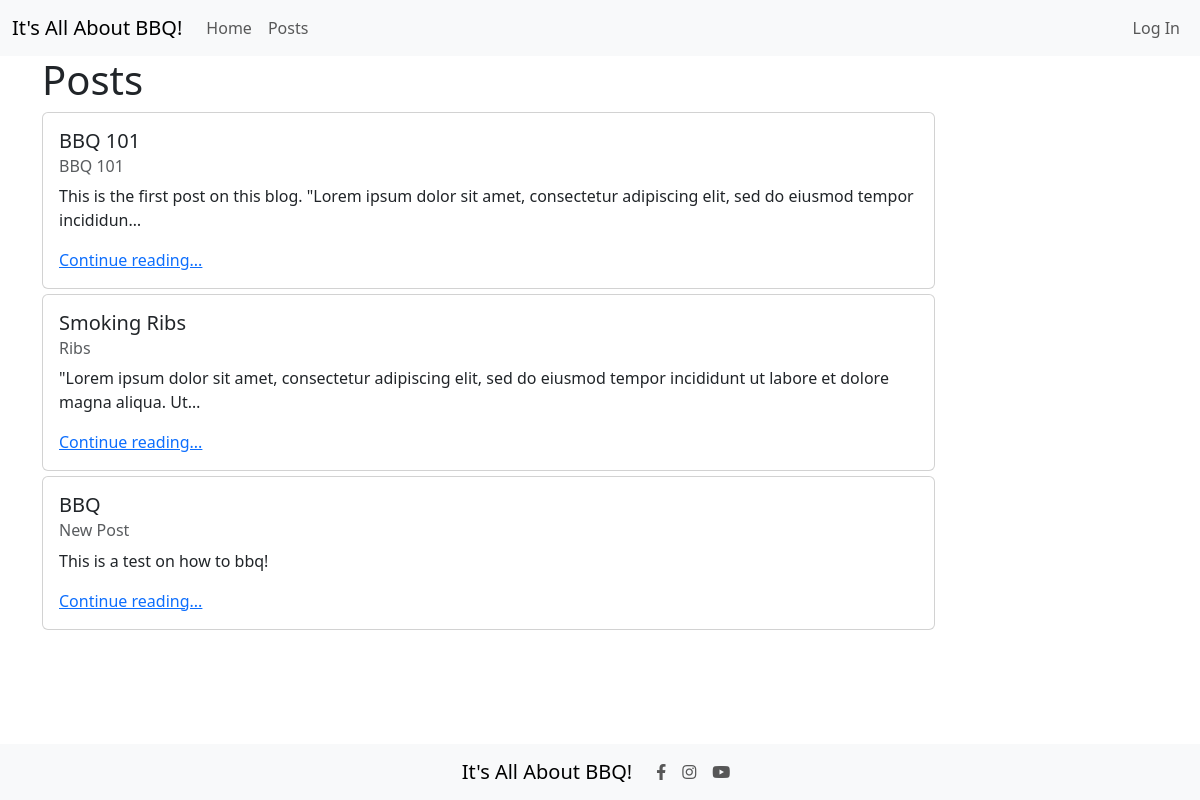
The app's page /posts/, older data.
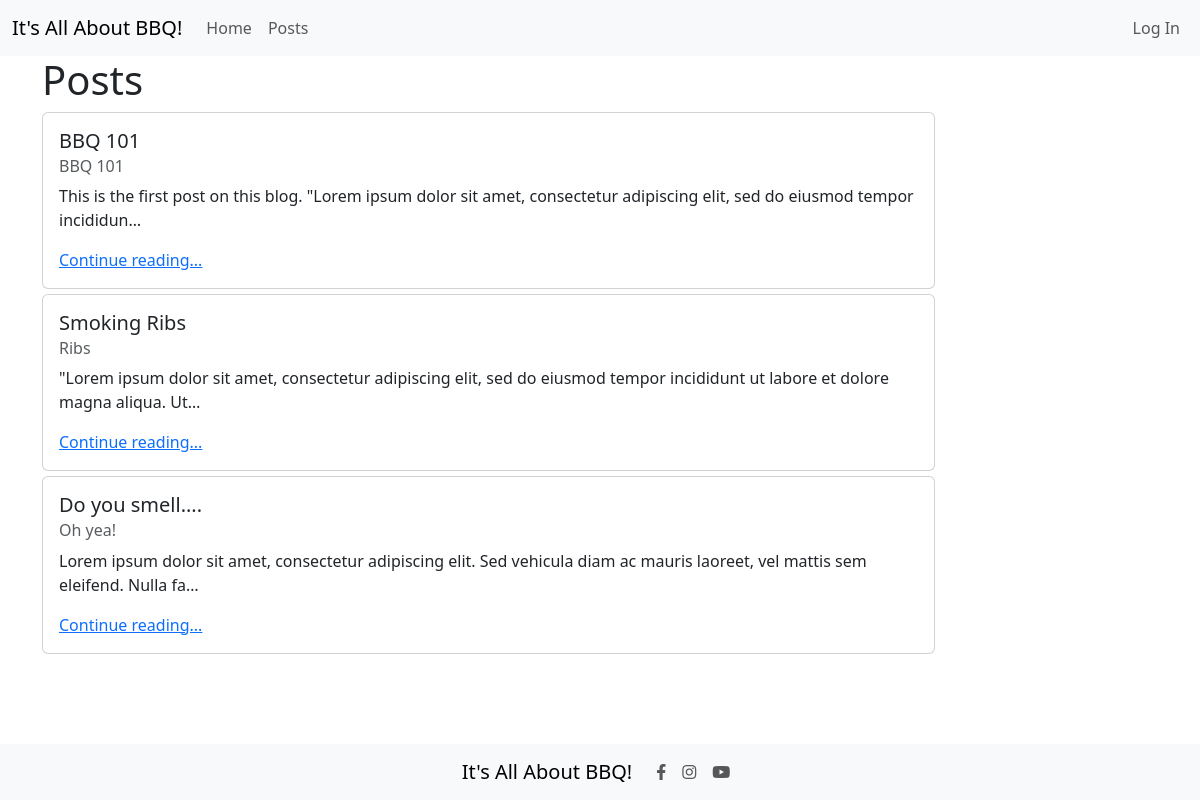
The same page, newer data.
### posts/models.py (models this page shows, shortened)
class Post(models.Model):
    title = models.CharField(max_length=128)
    subtitle = models.CharField(max_length=256)
    body = models.TextField()
    author = models.ForeignKey(
        get_user_model(),
        on_delete=models.CASCADE
    )
    created_on = models.DateTimeField(auto_now_add=True)

### posts/views.py (the view)
# urls.py: path("",views.PostListView.as_view(), name="list"),
class PostListView(ListView):
    template_name = "posts/list.html"
    model = Post

### templates/posts/list.html (shortened to what this page needs)
{% extends 'base.html' %}
{% block content %}
<h1>Posts</h1>
{% for post in post_list %}
<div class="card">
    <div class="card-body">
      <h5 class="card-title">{{ post.title }}</h5>
      <h6 class="card-subtitle mb-2 text-body-secondary">{{ post.subtitle }}</h6>
      <p class="card-text">{{ post.body|truncatechars:128 }}</p>
      <a href="{% url 'detail' post.id %}" class="card-link">Continue reading...</a>
    </div>
  </div>
  {% endfor %}
  {% endblock content %}

### templates/base.html (shortened to what this page needs)
{% load static %}
<!DOCTYPE html>
<html lang="en">
<head>
    <link href="https://cdn.jsdelivr.net/npm/bootstrap@5.3.2/dist/css/bootstrap.min.css" rel="stylesheet">
    <link rel="stylesheet" href="{% static 'css/base.css' %}">
    <link rel="stylesheet" href="https://cdnjs.cloudflare.com/ajax/libs/font-awesome/5.15.4/css/all.min.css">
</head>
<body class="d-flex flex-column min-vh-100">
    <nav class="navbar navbar-expand-lg bg-body-tertiary">
        <div class="container-fluid">
          <a class="navbar-brand" href="{% url 'home' %}">It's All About BBQ!</a>
          <div class="collapse navbar-collapse" id="navbarNavAltMarkup">
            <div class="navbar-nav">
              <a class="nav-link " href="{% url 'home' %}">Home</a>
              <a class="nav-link" href="{% url 'list' %}">Posts</a>
          </div>
          <div class="navbar-nav ms-auto">
              {% if user.is_authenticated %}
              <a class="nav-link" href="{% url 'password_change' %}">Password Change</a>
              <form method="POST" action="{% url 'logout' %}">
                {% csrf_token %}
                <input type="submit" value="Log Out" class="btn nav-link">
            </form>
            {% else %}
            <a class="nav-link" href="{% url 'login' %}">Log In</a>
            {% endif %}
          </div>
        </div>
      </nav>
      <div class="container flex-grow-1">
        {% block content %}{% endblock content %}
      </div>
    <footer class="navbar navbar-expand-lg bg-body-tertiary navbar-fixed-bottom">
        <div class="container-fluid justify-content-center">
            <a href="{% url 'home' %}" class="navbar-brand">It's All About BBQ!</a>
            <div class="navbar-nav">
                <a href="#" class="nav-link"><i class="fab fa-facebook-f"></i></a>
                <a href="#" class="nav-link"><i class="fab fa-instagram"></i></a>
                <a href="#" class="nav-link"><i class="fab fa-youtube"></i></a>
            </div>
        </div>
    </footer>
</body>
</html>

### static/css/base.css (style rules this page uses)
.card { width: 80%; margin-bottom: 5px; }

Row changes from the older to the newer data that the page shows:
removed Post: title "BBQ", subtitle "New Post", body "This is a test on how to bbq!"
added Post: title "Do you smell....", subtitle "Oh yea!", body "Lorem ipsum dolor sit amet, consectetur adipiscing elit. Sed vehicula diam ac mauris laoreet, vel mattis sem eleifend. Nulla fa…"
